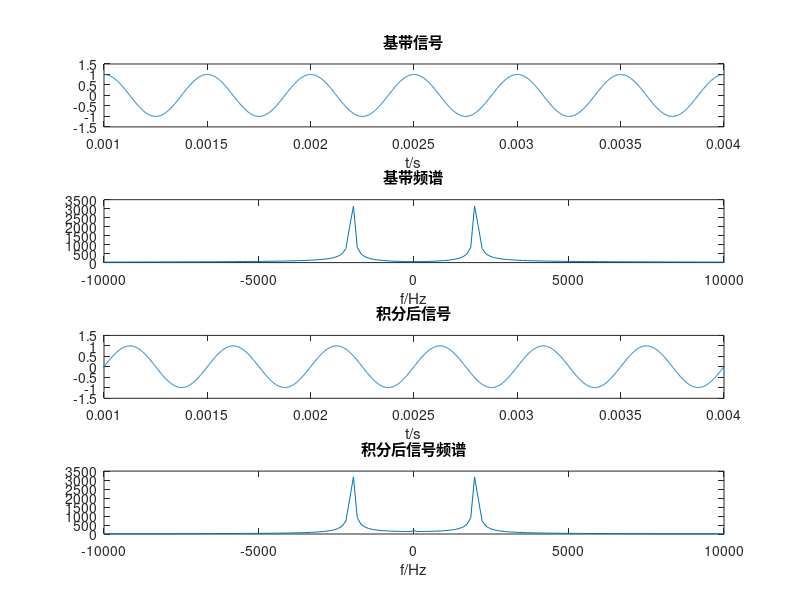
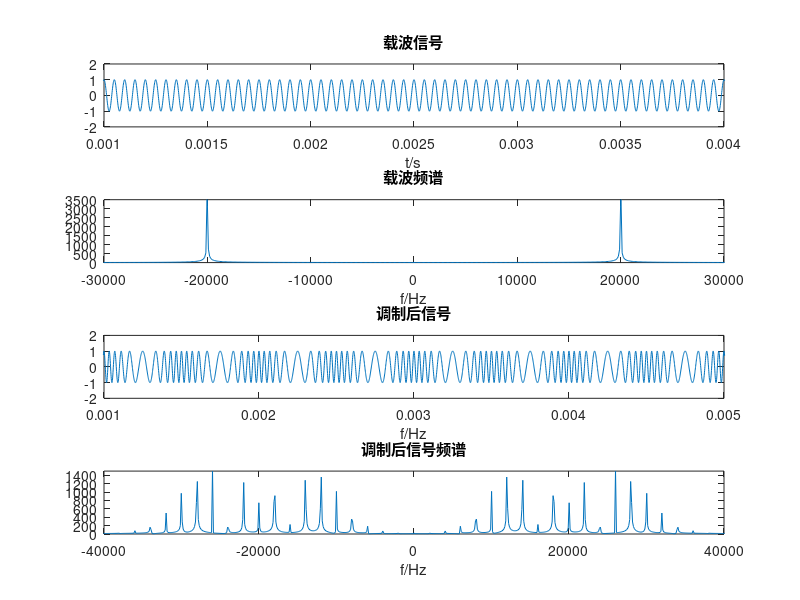
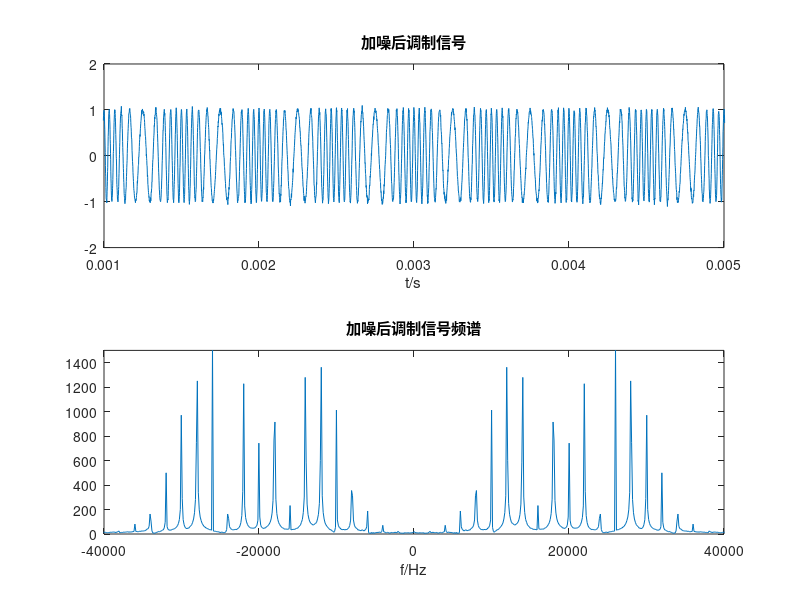
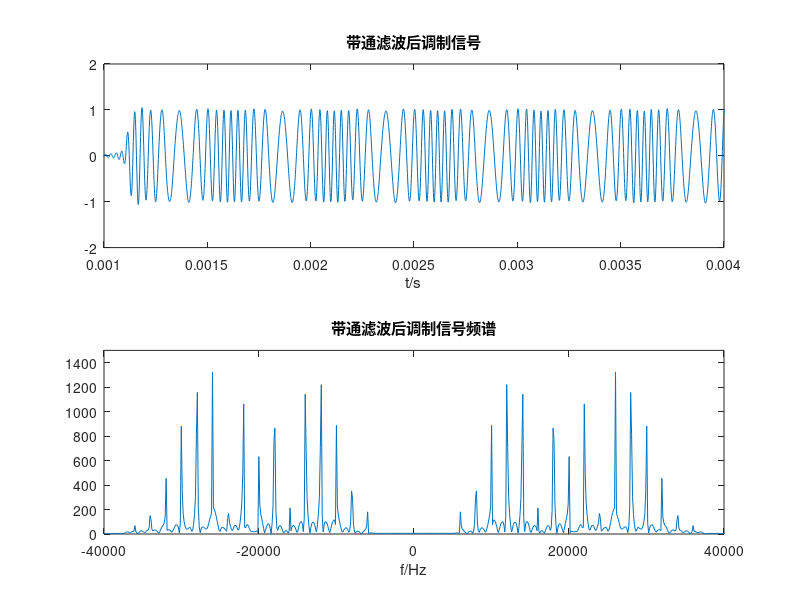

The MATLAB script that drew these images, in order:
clear;
fs=1e6;                   %采样率
N=8192;
fm=2000;                  %基带频率
fss=20000;                %载波频率
t=0:1/fs:(N-1)/fs;        %时域采样点
f=(0:(N-1))*fs/N-fs/2;    %频域采样点
fmk=5;

m=cos(fm*2*pi*t);         	        %基带信号
subplot(4,1,1);
plot(t,m);
title('基带信号','FontWeight','bold');
xlabel('t/s');
axis([0.001,0.004,-1.5,1.5]);
m_pp=fft(m);              	        %基带频谱
subplot(4,1,2);
plot(f,fftshift(abs(m_pp)));
title('基带频谱','FontWeight','bold');
xlabel('f/Hz');
axis([-10000,10000,0,3500]);

w1 = 0 ;w2 = 0; 
for n = 1:length(t) 
w1 = m(n) + w2;    
w2 = m(n) + w1; 
f0(n) = w1/(2*fss);    
end 
f0 = f0*2*pi/max(abs(f0)*2*pi);        %积分后信号
subplot(4,1,3);
plot(t,f0);
title('积分后信号','FontWeight','bold');
xlabel('t/s');
axis([0.001,0.004,-1.5,1.5]);
f0_pp=fft(f0);                          %积分后信号频谱
subplot(4,1,4);
plot(f,fftshift(abs(f0_pp)));
title('积分后信号频谱','FontWeight','bold');
xlabel('f/Hz');
axis([-10000,10000,0,3500]);
fi=f0*fmk;
figure;

s=cos(fss*2*pi*t);        	       %载波信号
subplot(4,1,1);
plot(t,s);
title('载波信号','FontWeight','bold');
xlabel('t/s');
axis([0.001,0.004,-2,2]);
s_pp=fft(s);             	       %载波频谱
subplot(4,1,2);
plot(f,fftshift(abs(s_pp)));
title('载波频谱','FontWeight','bold');
xlabel('f/Hz');
axis([-30000,30000,0,3500]);

sfm=s.*cos(fi)-sin(fss*2*pi*t).*sin(fi);   %调制后信号
subplot(4,1,3);
plot(t,sfm);
title('调制后信号','FontWeight','bold');
xlabel('f/Hz');
axis([0.001,0.005,-2,2]);
sfm_pp=fft(sfm);          	     %调制后信号频谱
subplot(4,1,4);
plot(f,fftshift(abs(sfm_pp)));
title('调制后信号频谱','FontWeight','bold');
xlabel('f/Hz');
axis([-40000,40000,0,1500]);
figure;

sfm1=awgn(sfm,30);                   %加噪后调制信号
subplot(2,1,1);
plot(t,sfm1);
title('加噪后调制信号','FontWeight','bold');
xlabel('t/s');
axis([0.001,0.005,-2,2]);
sfm1_pp=fft(sfm1);                     %加噪后调制信号频谱
subplot(2,1,2);
plot(f,fftshift(abs(sfm1_pp)));
title('加噪后调制信号频谱','FontWeight','bold');
xlabel('f/Hz');
axis([-40000,40000,0,1500]);
figure;

fsamp = 1e6; 			     %采样频率为1MHz 
fcuts = [1000 10000 37000 38000];  
mags = [0 1 0]; 
devs = [0.05 0.01 0.05]; 
[n,Wn,beta,ftype] = kaiserord(fcuts,mags,devs,fsamp); 
hh = fir1(n,Wn,ftype,kaiser(n+1,beta),'noscale'); 
sfm2=fftfilt(hh,sfm1);              %带通滤波后调制信号
subplot(2,1,1);                     
plot(t,sfm2);
title('带通滤波后调制信号','FontWeight','bold');
xlabel('t/s');
axis([0.001,0.004,-2,2]);
sfm2_pp=fft(sfm2);                   %带通滤波后调制信号频谱
subplot(2,1,2);
plot(f,fftshift(abs(sfm2_pp)));
title('带通滤波后调制信号频谱','FontWeight','bold');
xlabel('f/Hz');
axis([-40000,40000,0,1500]);
figure;

for i=1:length(t)-1                 %接收信号通过微分器处理
sd0(i)=(sfm2(i+1)-sfm2(i))/(1/fs); 
end 
sd= abs(hilbert(sd0));
subplot(2,1,1);
plot(sd);
title('恢复出的信号','FontWeight','bold');
xlabel('t/s');
axis([3733,8000,0,200000]);
fsamp = 1e6;                       %采样频率为1MHz 
fcuts = [0 1000 7000 8500];  
mags = [0 1 0]; 
devs = [0.05 0.01 0.05]; 
[n,Wn,beta,ftype] = kaiserord(fcuts,mags,devs,fsamp); 
hh = fir1(n,Wn,ftype,kaiser(n+1,beta),'noscale'); 
sd1=fftfilt(hh,sd);                %滤掉直流分量的调制信号
subplot(2,1,2);
plot(sd1);
title('滤掉直流分量的信号','FontWeight','bold');
xlabel('t/s');
axis([3733,8000,-8e4,8e4]);
